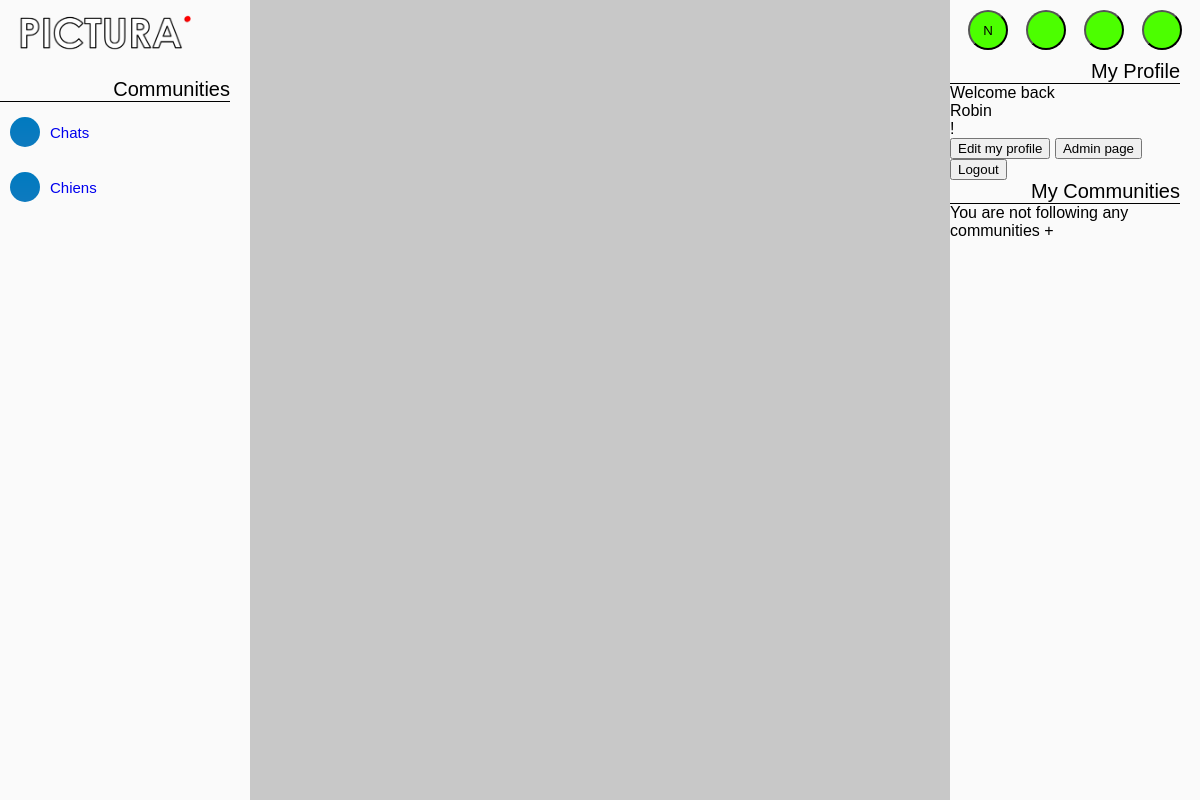
The app's page /usbwebserver/root/index.php?n=Robin (signed in) with its own data.
### tables this page shows
CREATE TABLE Communaute (
  nom VARCHAR(20),
  detail VARCHAR(500) NOT NULL,
  imageDeProfil VARCHAR(100),
  CONSTRAINT PK_Communaute PRIMARY KEY (nom)
);

CREATE TABLE Utilisateur (
  pseudo VARCHAR(20),
  email VARCHAR(50) UNIQUE NOT NULL,
  motDePasse VARCHAR(100) NOT NULL,
  nom VARCHAR(50),
  prenom VARCHAR(50),
  CONSTRAINT PK_Utilisateur PRIMARY KEY (pseudo)
);

### usbwebserver/root/php/include/func.php (called while the page is built, shortened)
<?php
function checkIfLoggedIn()
{
    $isConnected = false;
    if (!empty($_SESSION['pseudo'])) {
        include_once($_SERVER['DOCUMENT_ROOT'] . "/php/include/dbConnect.php");
        $db = new db;
        $user = $db->getUserByPseudo($_SESSION['pseudo']);
        if (!empty($user)) {
            $isConnected = true;
        }
    }
    return $isConnected;
}
function getHostUrl()
{
    if (isset($_SERVER["HTTPS"])) {
        $protocol = "https://";
    } else {
        $protocol = "http://";
    }
    return $protocol . $_SERVER["HTTP_HOST"];
}
?>

### usbwebserver/root/config/db_config.php (called while the page is built)
<?php
return [
	"hostname" => "localhost",
	"port" => 3306,
	"database" => "PICTURA",
	"user" => "Eve",
	"password" => "Adam"
];
?>

### usbwebserver/root/php/include/dbConnect.php (called while the page is built, shortened)
<?php
class db
{
    private $connexion;
    function __construct() {
        $config = include($_SERVER['DOCUMENT_ROOT']."/config/db_config.php");
        try {
            $this->connexion = new pdo(
                "mysql:host=".$config["hostname"].
                ";port=".$config["port"].
                ";dbname=".$config["database"],
                $config["user"],
                $config["password"]);
            $this->connexion->exec("set names utf8");
        } catch(PDOException $e) {
            print "Erreur: ".$e->getMessage();
            die();
        }
    }
    public function getUserByPseudo($pseudo) {
        $query = $this->connexion->prepare("
          SELECT * FROM Utilisateur
          WHERE pseudo = '$pseudo'
        ");
        if($query->execute())
            return $query->fetchAll(PDO::FETCH_ASSOC);
        return false;
    }
    public function getAllCommunities() {
        $query = $this->connexion->prepare("
          SELECT * FROM Communaute
        ");
        if($query->execute())
            return $query->fetchAll(PDO::FETCH_ASSOC);
        return false;
    }
    public function getUserCommunities($username) {
        $query = $this->connexion->prepare("
            SELECT * FROM Communaute
                INNER JOIN utilisateur_suit_communaute
                    ON Communaute.nom = utilisateur_suit_communaute.nomCommunaute
            WHERE pseudoUtilisateur = '$username'
        ");
        if($query->execute())
            return $query->fetchAll(PDO::FETCH_ASSOC);
        return false;
    }
}
?>

### usbwebserver/root/index.php (the view, shortened to what this page needs)
 <?php
include_once("php/include/header.php");
include_once("php/include/dbConnect.php");
$db = new db;
$isLoggedIn = checkIfLoggedIn();
if ($isLoggedIn && (empty($_GET["n"]) || $_GET["n"] == $_SESSION["pseudo"])) {
        $isCurrentUser = true;
        $user = $db->getUserByPseudo($_SESSION["pseudo"])[0];
} else if(!empty($_GET["n"])) {
    $user = $db->getUserByPseudo($_GET["n"])[0];
} else {
}
?>
        <link rel="stylesheet" href="/css/interface.css" type="text/css" media="screen" />
        <link rel="stylesheet" href="/css/picture.css" type="text/css" media="screen" />
        <link rel="stylesheet" href="/css/popup.css" type="text/css" media="screen" />
        <link rel="stylesheet" href="https://use.fontawesome.com/releases/v5.6.3/css/all.css" />
</head>
<body id="body">
    <div class="container" id="main_container">
        <div class="leftpanel" id="community_panel">
            <img src="imgs/pictura_logo.png" style="width:80%; margin-top:10px; margin-bottom: 20px;" />
            <div class="title_container" id="community_title_container">
                Communities
                <div class="title_line" id="community_title_line"></div>
            </div>
			<?php
				$communities = $db->getAllCommunities();
				for ($i = 0; $i < count($communities); ++$i) {
				    echo "
				    <a class='community_cell_container' href='community.php?n=" . htmlentities($communities[$i]["nom"]) . "' title='" . htmlentities($communities[$i]["detail"]) . "'>
				    	<div class='community_cell_icon' style='background-image: url(files/". htmlentities($communities[$i]["imageDeProfil"]) ."),  url(\"files/community_default.PNG\")'></div> " . htmlentities($communities[$i]["nom"]) . "
				    </a>";
				}
			?>
        </div>
        <div class="middlepanel">
        </div>
        <div class="rightpanel" id="user_panel">
            <div class="option_buttons_container">
                <button type="image" class="option_button" onClick="switchNightMode()">N</button>
                <button class="option_button" onClick=""></button>
                <button class="option_button" onClick=""></button>
                <button class="option_button" onClick=""></button>
            </div>
			<div class="title_container" id="profile_title_container">
                My Profile
                <div class="title_line" id="profile_title_line"></div>
            </div>
			<?php
	        if ($isLoggedIn) {
                echo '
                    <div class="myprofile_container">
                        <div class="login_welcome">
                            Welcome back
                            <div class="username_highlight" id="username_highlight">' . htmlentities($user["pseudo"]) . '</div>!
                        </div>
                        <button class="panel_button">Edit my profile</button>
                        <button class="panel_button">Admin page</button>
                        <button class="panel_button" onclick="location.href=\''. getHostUrl() . '/php/form/logoutUserForm.php\';">Logout</button>
                    </div>
                    <div class="title_container" id="profile_title_container">
                        My Communities
                        <div class="title_line" id="profile_title_line"></div>
                    </div>
					';
            }
       		?>
            <?php
            if ($isLoggedIn) {
                $userCommunities = $db->getUserCommunities($user["pseudo"]);
                if(count($userCommunities) == 0) {
                    echo "You are not following any communities";
                } else {
                    echo "<div class=communities_bubble_container>";
                }
                echo "
                    <a class='panel_button' onclick=\"displayId('createCommunityPopup', null)\">+</a>
                </div>";
            }
            ?>
        </div>
</body>
</html>

### WebFiles/css/interface.css (style rules this page uses)
* { margin: 0; font-family: Arial; }
.container { width: 100%; height: 100%; position: fixed; color: black; }
.leftpanel { width: 250px; height: 100%; position: fixed; left: 0px; top: 0px; background-color: rgba(250, 250, 250, 1); border-collapse: collapse; }
.middlepanel { width: auto; height: 100%; margin-left: 250px; margin-right: 250px; background-color: rgba(200, 200, 200, 1); padding: 20px; overflow-y: scroll; }
.rightpanel { width: 250px; height: 100%; position: fixed; float: right; right: 0px; top: 0px; background-color: rgba(250, 250, 250, 1); border-collapse: collapse; }
.title_container { font-size: 20px; text-align: right; margin-right: 20px; }
.title_line { height: 1px; width: 100%; background-color: black; }
.community_cell_container { display: flex; height: 50px; font-size: 15px; text-decoration: none; align-items: center; padding-left: 10px; margin-top: 5px; margin-bottom:5px; cursor: pointer; }
.community_cell_icon { width: 30px; height: 30px; background-color: rgb(76, 255, 0); border-radius: 30px; display: inline-block; margin-right: 10px; }
.option_buttons_container { width: 100%; display: flex; justify-content: space-evenly; margin-top: 10px; margin-bottom: 10px; }
.option_button { width: 40px; height: 40px; background-color: rgb(76, 255, 0); border-radius: 40px; }

### records on screen
communaute: nom "Chats"
communaute: nom "Chiens"
utilisateur: pseudo "Robin"
